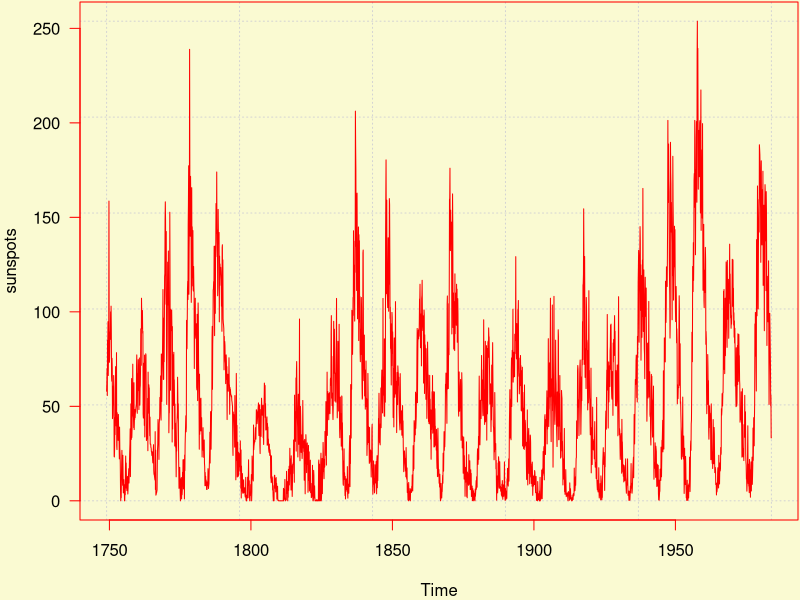
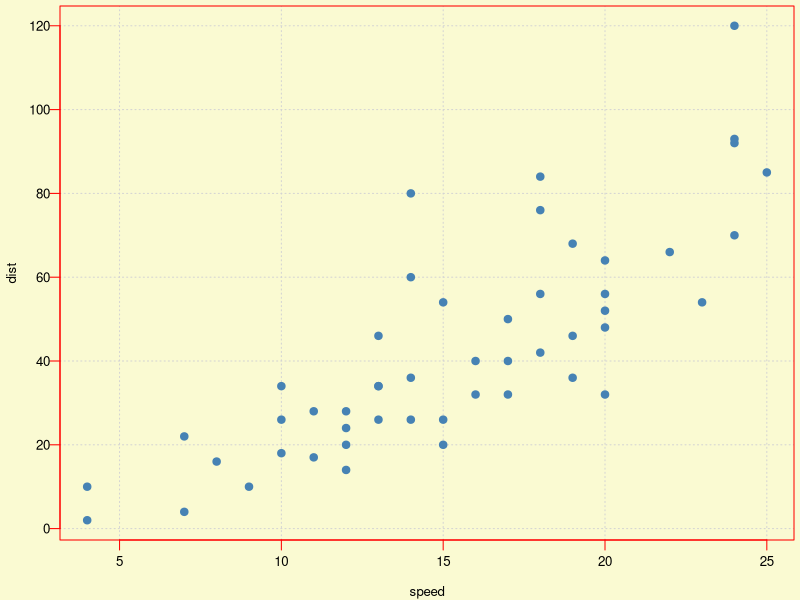

The R script that drew these images, in order:
## ---- chunk 1
knitr::opts_chunk$set(fig.retina = 2, dev = if (xfun::loadable('svglite')) 'svglite' else 'svg')
## ---- chunk 2
par(mar = c(4, 4, .1, .1), bg = 'lightgoldenrodyellow', fg = 'red', las = 1)
plot(sunspots, col = 'red', panel.first = grid())
## ---- chunk 3

## ---- chunk 4
par(mar = c(3, 3, .3, .3), las = 1, cex.axis = .8, cex.lab = .8, mgp = c(2, .5, 0))
plot(cars, pch = 19, col = 'steelblue', panel.first = grid())
## ---- chunk 5
knitr::kable(head(mtcars), caption = 'An example dataset.')
## ---- chunk 6
knitr::write_bib('base', 'packages.bib')
